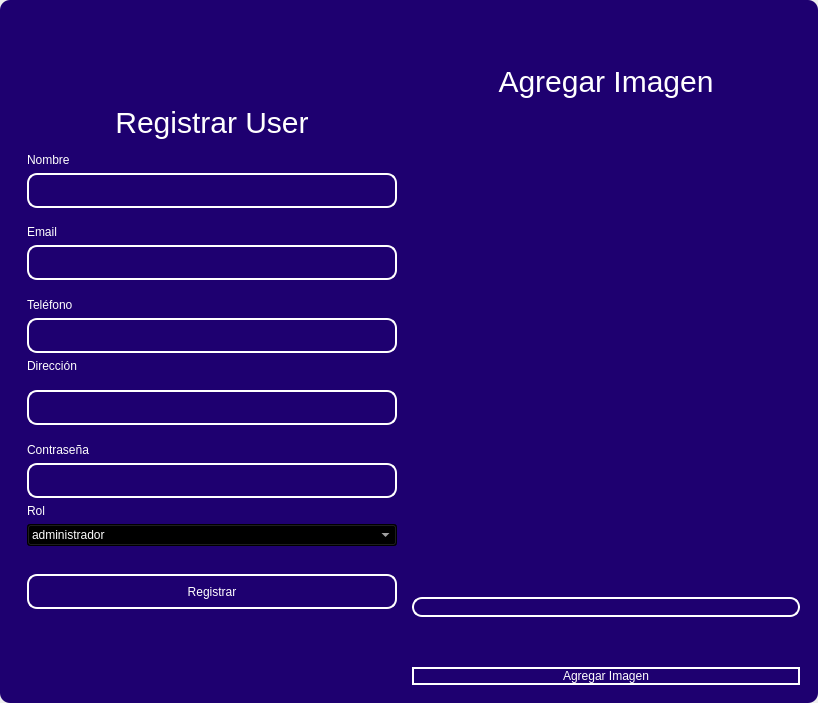
<?xml version="1.0" encoding="UTF-8"?>
<ui version="4.0">
 <class>MainWindow</class>
 <widget class="QMainWindow" name="MainWindow">
  <property name="geometry">
   <rect>
    <x>0</x>
    <y>0</y>
    <width>818</width>
    <height>703</height>
   </rect>
  </property>
  <property name="windowTitle">
   <string>MainWindow</string>
  </property>
  <property name="styleSheet">
   <string notr="true"/>
  </property>
  <widget class="QWidget" name="centralwidget">
   <property name="styleSheet">
    <string notr="true"/>
   </property>
   <layout class="QVBoxLayout" name="verticalLayout">
    <property name="spacing">
     <number>0</number>
    </property>
    <property name="leftMargin">
     <number>0</number>
    </property>
    <property name="topMargin">
     <number>0</number>
    </property>
    <property name="rightMargin">
     <number>0</number>
    </property>
    <property name="bottomMargin">
     <number>0</number>
    </property>
    <item>
     <widget class="QFrame" name="frame">
      <property name="enabled">
       <bool>true</bool>
      </property>
      <property name="styleSheet">
       <string notr="true">QFrame {
	border-radius:10px;
	background-color:#1E0070;
 }
</string>
      </property>
      <property name="frameShape">
       <enum>QFrame::StyledPanel</enum>
      </property>
      <property name="frameShadow">
       <enum>QFrame::Raised</enum>
      </property>
      <layout class="QVBoxLayout" name="verticalLayout_2">
       <item>
        <widget class="QFrame" name="frame_superior">
         <property name="minimumSize">
          <size>
           <width>0</width>
           <height>40</height>
          </size>
         </property>
         <property name="maximumSize">
          <size>
           <width>16777215</width>
           <height>40</height>
          </size>
         </property>
         <property name="styleSheet">
          <string notr="true">QPushButton{
border-radius:18px;
}

QPushButton:hover{
	background-color: rgb(0, 0, 0);
}
</string>
         </property>
         <property name="frameShape">
          <enum>QFrame::StyledPanel</enum>
         </property>
         <property name="frameShadow">
          <enum>QFrame::Raised</enum>
         </property>
         <layout class="QHBoxLayout" name="horizontalLayout_3">
          <property name="spacing">
           <number>4</number>
          </property>
          <property name="leftMargin">
           <number>0</number>
          </property>
          <property name="topMargin">
           <number>0</number>
          </property>
          <property name="rightMargin">
           <number>0</number>
          </property>
          <property name="bottomMargin">
           <number>0</number>
          </property>
          <item>
           <widget class="QPushButton" name="btn_icon">
            <property name="text">
             <string/>
            </property>
            <property name="iconSize">
             <size>
              <width>40</width>
              <height>40</height>
             </size>
            </property>
           </widget>
          </item>
          <item>
           <spacer name="horizontalSpacer_2">
            <property name="orientation">
             <enum>Qt::Horizontal</enum>
            </property>
            <property name="sizeHint" stdset="0">
             <size>
              <width>443</width>
              <height>20</height>
             </size>
            </property>
           </spacer>
          </item>
          <item>
           <widget class="QPushButton" name="bt_minimizar">
            <property name="minimumSize">
             <size>
              <width>38</width>
              <height>38</height>
             </size>
            </property>
            <property name="maximumSize">
             <size>
              <width>38</width>
              <height>38</height>
             </size>
            </property>
            <property name="cursor">
             <cursorShape>PointingHandCursor</cursorShape>
            </property>
            <property name="text">
             <string/>
            </property>
            <property name="icon">
             <iconset>
              <normaloff>image/minus.svg</normaloff>image/minus.svg</iconset>
            </property>
            <property name="iconSize">
             <size>
              <width>38</width>
              <height>38</height>
             </size>
            </property>
           </widget>
          </item>
          <item>
           <widget class="QPushButton" name="bt_maximizar">
            <property name="minimumSize">
             <size>
              <width>38</width>
              <height>38</height>
             </size>
            </property>
            <property name="maximumSize">
             <size>
              <width>38</width>
              <height>38</height>
             </size>
            </property>
            <property name="cursor">
             <cursorShape>PointingHandCursor</cursorShape>
            </property>
            <property name="text">
             <string/>
            </property>
            <property name="icon">
             <iconset>
              <normaloff>image/chevron-up.svg</normaloff>image/chevron-up.svg</iconset>
            </property>
            <property name="iconSize">
             <size>
              <width>38</width>
              <height>38</height>
             </size>
            </property>
           </widget>
          </item>
          <item>
           <widget class="QPushButton" name="bt_restaurar">
            <property name="minimumSize">
             <size>
              <width>38</width>
              <height>38</height>
             </size>
            </property>
            <property name="maximumSize">
             <size>
              <width>38</width>
              <height>38</height>
             </size>
            </property>
            <property name="cursor">
             <cursorShape>PointingHandCursor</cursorShape>
            </property>
            <property name="text">
             <string/>
            </property>
            <property name="icon">
             <iconset>
              <normaloff>image/chevron-down.svg</normaloff>image/chevron-down.svg</iconset>
            </property>
            <property name="iconSize">
             <size>
              <width>38</width>
              <height>38</height>
             </size>
            </property>
           </widget>
          </item>
          <item>
           <widget class="QPushButton" name="bt_cerrar">
            <property name="minimumSize">
             <size>
              <width>38</width>
              <height>38</height>
             </size>
            </property>
            <property name="maximumSize">
             <size>
              <width>38</width>
              <height>38</height>
             </size>
            </property>
            <property name="cursor">
             <cursorShape>PointingHandCursor</cursorShape>
            </property>
            <property name="text">
             <string/>
            </property>
            <property name="icon">
             <iconset>
              <normaloff>image/x.svg</normaloff>image/x.svg</iconset>
            </property>
            <property name="iconSize">
             <size>
              <width>38</width>
              <height>38</height>
             </size>
            </property>
           </widget>
          </item>
         </layout>
        </widget>
       </item>
       <item>
        <widget class="QFrame" name="frame_3">
         <property name="styleSheet">
          <string notr="true">QLabel {
	color: rgb(255, 255, 254);
	font: 12pt &quot;Arial&quot;;
	background-color: rgba(0, 0, 0,0);
}

QTextEdit{
background-color: rgba(0, 0, 0,0);
border-radius:10px; 
font: 12pt &quot;Arial&quot;;
color: rgb(255, 255, 254);
border: 2px solid  rgb(255, 255, 255);

}

QTextEdit:hover{
background-color: rgba(0, 0, 0,0);
border-radius:10px; 
font: 12pt &quot;Arial&quot;;
border: 2px solid  rgb(120, 0, 171);
}

QTextEdit:focus{
background-color: rgb(0, 0, 0);
border-radius:10px; 
font: 12pt &quot;Arial&quot;;
border: 2px solid rgb(120, 0, 171);
}

QLineEdit{
background-color: rgba(0, 0, 0,0);
border-radius:10px; 
font: 12pt &quot;Arial&quot;;
color: rgb(255, 255, 254);
border: 2px solid  rgb(255, 255, 255);

}

QLineEdit:hover{
background-color: rgba(0, 0, 0,0);
border-radius:10px; 
font: 12pt &quot;Arial&quot;;
border: 2px solid  rgb(120, 0, 171);
}

QLineEdit:focus{
background-color: rgb(0, 0, 0);
border-radius:10px; 
font: 12pt &quot;Arial&quot;;
border: 2px solid rgb(120, 0, 171);
}

QCheckBox{
	font: 12pt &quot;Arial&quot;;
	color: rgb(255, 255, 255);
}

QCheckBox::indicator {
    width: 18px;
    height:18px;
}

QCheckBox::indicator:unchecked {
   background-image: url(image/square.svg);
}

QCheckBox::indicator:checked {
   background-image: url(image/check-square.svg);
}

QPushButton{
border-radius:10px; 
font: 12pt &quot;Arial&quot;;
color: rgb(255, 255, 254);
border: 2px solid #ffffff;
}

QPushButton:hover{
border-radius:10px; 
font: 12pt &quot;Arial&quot;;
color: rgb(255, 255, 255);
border: 2px solid rgb(120, 0, 171);
	background-color: rgb(120, 0, 171);
}
</string>
         </property>
         <property name="frameShape">
          <enum>QFrame::StyledPanel</enum>
         </property>
         <property name="frameShadow">
          <enum>QFrame::Raised</enum>
         </property>
         <layout class="QHBoxLayout" name="horizontalLayout_4">
          <item>
           <layout class="QVBoxLayout" name="verticalLayout_4">
            <item>
             <spacer name="verticalSpacer">
              <property name="orientation">
               <enum>Qt::Vertical</enum>
              </property>
              <property name="sizeHint" stdset="0">
               <size>
                <width>28</width>
                <height>28</height>
               </size>
              </property>
             </spacer>
            </item>
            <item>
             <widget class="QFrame" name="frame_4">
              <property name="maximumSize">
               <size>
                <width>400</width>
                <height>600</height>
               </size>
              </property>
              <property name="styleSheet">
               <string notr="true">QLabel {
	color: rgb(255, 255, 254);
	font: 12pt &quot;Arial&quot;;
	background-color: rgba(0, 0, 0,0);
}


QLineEdit{
background-color: rgba(0, 0, 0,0);
border-radius:10px; 
font: 12pt &quot;Arial&quot;;
color: rgb(255, 255, 254);
border: 2px solid  rgb(255, 255, 255);

}

QLineEdit:hover{
background-color: rgba(0, 0, 0,0);
border-radius:10px; 
font: 12pt &quot;Arial&quot;;
border: 2px solid  rgb(120, 0, 171);
}

QLineEdit:focus{
background-color: rgb(0, 0, 0);
border-radius:10px; 
font: 12pt &quot;Arial&quot;;
border: 2px solid rgb(120, 0, 171);
}

QCheckBox{
	font: 12pt &quot;Arial&quot;;
	color: rgb(255, 255, 255);
}

QCheckBox::indicator {
    width: 18px;
    height:18px;
}

QCheckBox::indicator:unchecked {
   background-image: url(image/square.svg);
}

QCheckBox::indicator:checked {
   background-image: url(image/check-square.svg);
}

QPushButton{
border-radius:10px; 
font: 12pt &quot;Arial&quot;;
color: rgb(255, 255, 254);
border: 2px solid #ffffff;
}

QPushButton:hover{
border-radius:10px; 
font: 12pt &quot;Arial&quot;;
color: rgb(255, 255, 255);
border: 2px solid rgb(120, 0, 171);
	background-color: rgb(120, 0, 171);
}
</string>
              </property>
              <property name="frameShape">
               <enum>QFrame::StyledPanel</enum>
              </property>
              <property name="frameShadow">
               <enum>QFrame::Raised</enum>
              </property>
              <layout class="QVBoxLayout" name="verticalLayout_3">
               <item>
                <spacer name="verticalSpacer_3">
                 <property name="orientation">
                  <enum>Qt::Vertical</enum>
                 </property>
                 <property name="sizeHint" stdset="0">
                  <size>
                   <width>20</width>
                   <height>40</height>
                  </size>
                 </property>
                </spacer>
               </item>
               <item>
                <widget class="QLabel" name="label_3">
                 <property name="minimumSize">
                  <size>
                   <width>100</width>
                   <height>50</height>
                  </size>
                 </property>
                 <property name="styleSheet">
                  <string notr="true">font-size: 30px</string>
                 </property>
                 <property name="text">
                  <string>Registrar User</string>
                 </property>
                 <property name="alignment">
                  <set>Qt::AlignCenter</set>
                 </property>
                </widget>
               </item>
               <item>
                <widget class="QLabel" name="label_4">
                 <property name="text">
                  <string>Nombre</string>
                 </property>
                </widget>
               </item>
               <item>
                <widget class="QLineEdit" name="nametxt">
                 <property name="minimumSize">
                  <size>
                   <width>0</width>
                   <height>35</height>
                  </size>
                 </property>
                 <property name="text">
                  <string/>
                 </property>
                </widget>
               </item>
               <item>
                <spacer name="verticalSpacer_4">
                 <property name="orientation">
                  <enum>Qt::Vertical</enum>
                 </property>
                 <property name="sizeHint" stdset="0">
                  <size>
                   <width>20</width>
                   <height>40</height>
                  </size>
                 </property>
                </spacer>
               </item>
               <item>
                <widget class="QLabel" name="label_5">
                 <property name="text">
                  <string>Email</string>
                 </property>
                </widget>
               </item>
               <item>
                <widget class="QLineEdit" name="emailtxt">
                 <property name="minimumSize">
                  <size>
                   <width>0</width>
                   <height>35</height>
                  </size>
                 </property>
                 <property name="maximumSize">
                  <size>
                   <width>16777215</width>
                   <height>16777215</height>
                  </size>
                 </property>
                 <property name="echoMode">
                  <enum>QLineEdit::Normal</enum>
                 </property>
                </widget>
               </item>
               <item>
                <spacer name="verticalSpacer_5">
                 <property name="orientation">
                  <enum>Qt::Vertical</enum>
                 </property>
                 <property name="sizeHint" stdset="0">
                  <size>
                   <width>20</width>
                   <height>40</height>
                  </size>
                 </property>
                </spacer>
               </item>
               <item>
                <widget class="QLabel" name="label">
                 <property name="text">
                  <string>Teléfono</string>
                 </property>
                </widget>
               </item>
               <item>
                <widget class="QLineEdit" name="fonotxt">
                 <property name="minimumSize">
                  <size>
                   <width>0</width>
                   <height>35</height>
                  </size>
                 </property>
                </widget>
               </item>
               <item>
                <widget class="QLabel" name="label_2">
                 <property name="text">
                  <string>Dirección</string>
                 </property>
                </widget>
               </item>
               <item>
                <spacer name="verticalSpacer_6">
                 <property name="orientation">
                  <enum>Qt::Vertical</enum>
                 </property>
                 <property name="sizeHint" stdset="0">
                  <size>
                   <width>20</width>
                   <height>40</height>
                  </size>
                 </property>
                </spacer>
               </item>
               <item>
                <widget class="QLineEdit" name="addresstxt">
                 <property name="minimumSize">
                  <size>
                   <width>0</width>
                   <height>35</height>
                  </size>
                 </property>
                </widget>
               </item>
               <item>
                <spacer name="verticalSpacer_10">
                 <property name="orientation">
                  <enum>Qt::Vertical</enum>
                 </property>
                 <property name="sizeHint" stdset="0">
                  <size>
                   <width>20</width>
                   <height>40</height>
                  </size>
                 </property>
                </spacer>
               </item>
               <item>
                <widget class="QLabel" name="label_6">
                 <property name="text">
                  <string>Contraseña</string>
                 </property>
                </widget>
               </item>
               <item>
                <widget class="QLineEdit" name="passwordtxt">
                 <property name="minimumSize">
                  <size>
                   <width>0</width>
                   <height>35</height>
                  </size>
                 </property>
                </widget>
               </item>
               <item>
                <widget class="QLabel" name="label_7">
                 <property name="text">
                  <string>Rol</string>
                 </property>
                </widget>
               </item>
               <item>
                <widget class="QComboBox" name="rolcombobox">
                 <property name="styleSheet">
                  <string notr="true">background-color: rgb(0, 0, 0);
color: rgb(255, 255, 255);</string>
                 </property>
                 <item>
                  <property name="text">
                   <string>administrador</string>
                  </property>
                 </item>
                 <item>
                  <property name="text">
                   <string>standar</string>
                  </property>
                 </item>
                </widget>
               </item>
               <item>
                <spacer name="verticalSpacer_9">
                 <property name="orientation">
                  <enum>Qt::Vertical</enum>
                 </property>
                 <property name="sizeHint" stdset="0">
                  <size>
                   <width>20</width>
                   <height>50</height>
                  </size>
                 </property>
                </spacer>
               </item>
               <item>
                <widget class="QPushButton" name="btn_add">
                 <property name="minimumSize">
                  <size>
                   <width>0</width>
                   <height>35</height>
                  </size>
                 </property>
                 <property name="cursor">
                  <cursorShape>PointingHandCursor</cursorShape>
                 </property>
                 <property name="text">
                  <string>Registrar</string>
                 </property>
                </widget>
               </item>
               <item>
                <spacer name="verticalSpacer_7">
                 <property name="orientation">
                  <enum>Qt::Vertical</enum>
                 </property>
                 <property name="sizeHint" stdset="0">
                  <size>
                   <width>20</width>
                   <height>40</height>
                  </size>
                 </property>
                </spacer>
               </item>
               <item>
                <layout class="QHBoxLayout" name="horizontalLayout_2"/>
               </item>
               <item>
                <spacer name="verticalSpacer_8">
                 <property name="orientation">
                  <enum>Qt::Vertical</enum>
                 </property>
                 <property name="sizeHint" stdset="0">
                  <size>
                   <width>20</width>
                   <height>40</height>
                  </size>
                 </property>
                </spacer>
               </item>
               <item>
                <layout class="QHBoxLayout" name="horizontalLayout">
                 <item>
                  <spacer name="horizontalSpacer">
                   <property name="orientation">
                    <enum>Qt::Horizontal</enum>
                   </property>
                   <property name="sizeHint" stdset="0">
                    <size>
                     <width>40</width>
                     <height>20</height>
                    </size>
                   </property>
                  </spacer>
                 </item>
                </layout>
               </item>
              </layout>
             </widget>
            </item>
            <item>
             <spacer name="verticalSpacer_2">
              <property name="orientation">
               <enum>Qt::Vertical</enum>
              </property>
              <property name="sizeHint" stdset="0">
               <size>
                <width>20</width>
                <height>40</height>
               </size>
              </property>
             </spacer>
            </item>
           </layout>
          </item>
          <item>
           <layout class="QVBoxLayout" name="verticalLayout_5">
            <property name="spacing">
             <number>50</number>
            </property>
            <property name="leftMargin">
             <number>0</number>
            </property>
            <property name="rightMargin">
             <number>0</number>
            </property>
            <item>
             <widget class="QLabel" name="label_8">
              <property name="maximumSize">
               <size>
                <width>16777215</width>
                <height>100</height>
               </size>
              </property>
              <property name="styleSheet">
               <string notr="true">font-size: 30px;
color: rgb(255, 255, 255);</string>
              </property>
              <property name="text">
               <string>Agregar Imagen</string>
              </property>
              <property name="alignment">
               <set>Qt::AlignCenter</set>
              </property>
             </widget>
            </item>
            <item>
             <layout class="QHBoxLayout" name="horizontalLayout_5">
              <item>
               <spacer name="verticalSpacer_12">
                <property name="orientation">
                 <enum>Qt::Vertical</enum>
                </property>
                <property name="sizeHint" stdset="0">
                 <size>
                  <width>20</width>
                  <height>40</height>
                 </size>
                </property>
               </spacer>
              </item>
              <item>
               <widget class="QLabel" name="image_label">
                <property name="maximumSize">
                 <size>
                  <width>100</width>
                  <height>100</height>
                 </size>
                </property>
                <property name="text">
                 <string/>
                </property>
               </widget>
              </item>
              <item>
               <spacer name="verticalSpacer_11">
                <property name="orientation">
                 <enum>Qt::Vertical</enum>
                </property>
                <property name="sizeHint" stdset="0">
                 <size>
                  <width>20</width>
                  <height>40</height>
                 </size>
                </property>
               </spacer>
              </item>
             </layout>
            </item>
            <item>
             <widget class="QLineEdit" name="imagetxt">
              <property name="enabled">
               <bool>false</bool>
              </property>
             </widget>
            </item>
            <item>
             <widget class="QPushButton" name="btn_add_image">
              <property name="cursor">
               <cursorShape>PointingHandCursor</cursorShape>
              </property>
              <property name="text">
               <string>Agregar Imagen</string>
              </property>
             </widget>
            </item>
           </layout>
          </item>
         </layout>
        </widget>
       </item>
      </layout>
     </widget>
    </item>
   </layout>
  </widget>
 </widget>
 <resources/>
 <connections/>
</ui>
